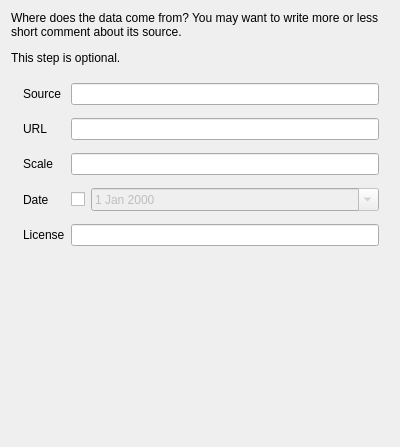
<?xml version="1.0" encoding="UTF-8"?>
<ui version="4.0">
 <class>pgKwSource</class>
 <widget class="QWidget" name="pgKwSource">
  <property name="geometry">
   <rect>
    <x>0</x>
    <y>0</y>
    <width>400</width>
    <height>447</height>
   </rect>
  </property>
  <property name="sizePolicy">
   <sizepolicy hsizetype="MinimumExpanding" vsizetype="MinimumExpanding">
    <horstretch>0</horstretch>
    <verstretch>0</verstretch>
   </sizepolicy>
  </property>
  <layout class="QVBoxLayout" name="verticalLayout_6">
   <item>
    <widget class="QLabel" name="lblSelectSource">
     <property name="styleSheet">
      <string notr="true">font: 11pt &quot;Ubuntu&quot;;</string>
     </property>
     <property name="text">
      <string>&lt;html&gt;&lt;head/&gt;&lt;body&gt;&lt;p&gt;Where does the data come from? You may want to write more or less short comment about its source.&lt;/p&gt;&lt;p&gt;This step is optional.&lt;/p&gt;&lt;/body&gt;&lt;/html&gt;</string>
     </property>
     <property name="alignment">
      <set>Qt::AlignLeading|Qt::AlignLeft|Qt::AlignTop</set>
     </property>
     <property name="wordWrap">
      <bool>true</bool>
     </property>
    </widget>
   </item>
   <item>
    <layout class="QGridLayout" name="gridLayout_4">
     <property name="leftMargin">
      <number>12</number>
     </property>
     <property name="topMargin">
      <number>12</number>
     </property>
     <property name="rightMargin">
      <number>10</number>
     </property>
     <property name="verticalSpacing">
      <number>13</number>
     </property>
     <item row="3" column="0">
      <widget class="QLabel" name="lblDate">
       <property name="styleSheet">
        <string notr="true">font: 11pt &quot;Ubuntu&quot;;</string>
       </property>
       <property name="text">
        <string>Date</string>
       </property>
       <property name="buddy">
        <cstring>ckbSource_date</cstring>
       </property>
      </widget>
     </item>
     <item row="0" column="1" colspan="2">
      <widget class="QLineEdit" name="leSource">
       <property name="styleSheet">
        <string notr="true">font: 11pt &quot;Ubuntu&quot;;</string>
       </property>
      </widget>
     </item>
     <item row="4" column="1" colspan="2">
      <widget class="QLineEdit" name="leSource_license"/>
     </item>
     <item row="3" column="2">
      <widget class="QDateTimeEdit" name="dtSource_date">
       <property name="enabled">
        <bool>false</bool>
       </property>
       <property name="sizePolicy">
        <sizepolicy hsizetype="Expanding" vsizetype="Fixed">
         <horstretch>0</horstretch>
         <verstretch>0</verstretch>
        </sizepolicy>
       </property>
       <property name="displayFormat">
        <string>d MMM yyyy</string>
       </property>
       <property name="calendarPopup">
        <bool>true</bool>
       </property>
      </widget>
     </item>
     <item row="2" column="1" colspan="2">
      <widget class="QLineEdit" name="leSource_scale">
       <property name="styleSheet">
        <string notr="true">font: 11pt &quot;Ubuntu&quot;;</string>
       </property>
      </widget>
     </item>
     <item row="2" column="0">
      <widget class="QLabel" name="lblScale">
       <property name="styleSheet">
        <string notr="true">font: 11pt &quot;Ubuntu&quot;;</string>
       </property>
       <property name="text">
        <string>Scale</string>
       </property>
       <property name="buddy">
        <cstring>leSource_scale</cstring>
       </property>
      </widget>
     </item>
     <item row="1" column="0">
      <widget class="QLabel" name="lblURL">
       <property name="styleSheet">
        <string notr="true">font: 11pt &quot;Ubuntu&quot;;</string>
       </property>
       <property name="text">
        <string>URL</string>
       </property>
       <property name="buddy">
        <cstring>leSource_url</cstring>
       </property>
      </widget>
     </item>
     <item row="0" column="0">
      <widget class="QLabel" name="lblSource">
       <property name="styleSheet">
        <string notr="true">font: 11pt &quot;Ubuntu&quot;;</string>
       </property>
       <property name="text">
        <string>Source</string>
       </property>
       <property name="buddy">
        <cstring>leSource</cstring>
       </property>
      </widget>
     </item>
     <item row="1" column="1" colspan="2">
      <widget class="QLineEdit" name="leSource_url">
       <property name="styleSheet">
        <string notr="true">font: 11pt &quot;Ubuntu&quot;;</string>
       </property>
      </widget>
     </item>
     <item row="4" column="0">
      <widget class="QLabel" name="lblLicense">
       <property name="text">
        <string>License</string>
       </property>
       <property name="buddy">
        <cstring>leSource_license</cstring>
       </property>
      </widget>
     </item>
     <item row="3" column="1">
      <widget class="QCheckBox" name="ckbSource_date">
       <property name="sizePolicy">
        <sizepolicy hsizetype="Preferred" vsizetype="Fixed">
         <horstretch>0</horstretch>
         <verstretch>0</verstretch>
        </sizepolicy>
       </property>
       <property name="text">
        <string/>
       </property>
      </widget>
     </item>
    </layout>
   </item>
   <item>
    <spacer name="verticalSpacer_12">
     <property name="orientation">
      <enum>Qt::Vertical</enum>
     </property>
     <property name="sizeType">
      <enum>QSizePolicy::MinimumExpanding</enum>
     </property>
     <property name="sizeHint" stdset="0">
      <size>
       <width>20</width>
       <height>166</height>
      </size>
     </property>
    </spacer>
   </item>
  </layout>
 </widget>
 <tabstops>
  <tabstop>leSource</tabstop>
  <tabstop>leSource_url</tabstop>
  <tabstop>leSource_scale</tabstop>
  <tabstop>ckbSource_date</tabstop>
  <tabstop>dtSource_date</tabstop>
  <tabstop>leSource_license</tabstop>
 </tabstops>
 <resources/>
 <connections/>
</ui>
